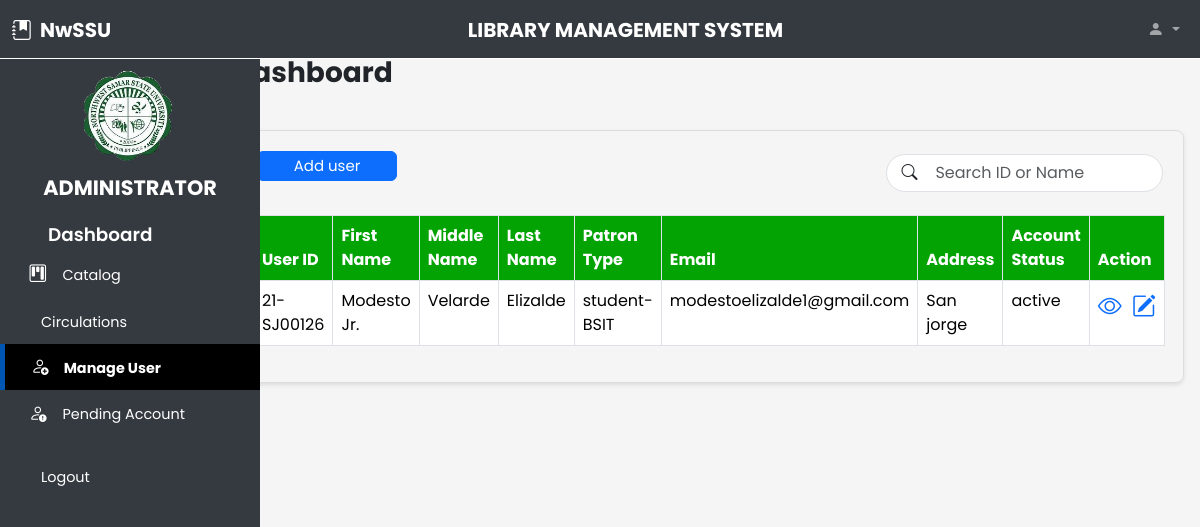
/admin_panel/Student_list.php (signed in), run on the app's committed database.
### tables this page shows
CREATE TABLE `user_info` (
  `id` int(50) NOT NULL,
  `user_id` varchar(50) NOT NULL,
  `first_name` varchar(250) NOT NULL,
  `middle_name` varchar(250) NOT NULL,
  `last_name` varchar(250) NOT NULL,
  `patron_type` varchar(250) NOT NULL,
  `email` varchar(300) NOT NULL,
  `address` varchar(300) NOT NULL,
  `password` varchar(250) NOT NULL,
  `images` varchar(300) DEFAULT NULL,
  `status` varchar(50) NOT NULL,
  `account_status` varchar(50) NOT NULL
);

### admin_panel/Student_list.php (the view, shortened to what this page needs)
<?php
include '../component-library/connect.php';
try {
    $conn = new PDO("mysql:host=$db_host;dbname=$db_name", $user_name, $user_password);
    $conn->setAttribute(PDO::ATTR_ERRMODE, PDO::ERRMODE_EXCEPTION);
} catch (PDOException $e) {
    die('Database connection failed: ' . $e->getMessage());
}
$query = $conn->query("SELECT * FROM user_info WHERE status = 'approved'");
$userinfo = $query->fetchAll(PDO::FETCH_ASSOC);
include '../admin_panel/side_nav.php';
?>
<!DOCTYPE html>
<html lang="en">
<head>
    <link href="https://cdn.jsdelivr.net/npm/bootstrap@5.3.3/dist/css/bootstrap.min.css" rel="stylesheet">
    <link rel="stylesheet" href="https://cdn.jsdelivr.net/npm/bootstrap-icons@1.11.3/font/bootstrap-icons.min.css">
    <link rel="stylesheet" href="../style/styleshitt.css">
    <link rel="stylesheet" href="https://cdn.jsdelivr.net/npm/sweetalert2@11/dist/sweetalert2.min.css">
</head>
<body>
    <div class="main p-3">
        <div class="container-fluid">
            <div class="row">
                <div class="col-md-10 fw-bold fs-3">
                    <p><span>Dashboard</span></p>
                </div>
            </div>
        </div>
        <div class="border-box">
            <div class="col-md-12 d-flex justify-content-between align-items-center mb-3">
                <button class="btn btn-primary custom-btn ms-3" data-bs-toggle="modal" data-bs-target="#addUserModal" onclick="openAddUserModal()">Add user</button>
                <div class="search-input-wrapper position-relative mb-1">
                    <i class="bi bi-search position-absolute" style="left: 15px; top: 50%; transform: translateY(-50%);"></i>
                    <input type="text" id="searchInput" placeholder="Search ID or Name" class="form-control control rounded-pill ps-5" onkeyup="searchUsers()">
                </div>
            </div>
            <div class="container mt-3">
                <table class="table table-bordered">
                    <thead class="thead-light">
                        <tr>
                            <th>User ID</th>
                            <th>First Name</th>
                            <th>Middle Name</th>
                            <th>Last Name</th>
                            <th>Patron Type</th>
                            <th>Email</th>
                            <th>Address</th>
                            <th>Account Status</th>
                            <th>Action</th>
                        </tr>
                    </thead>
                    <tbody id="userTableBody">
                        <?php foreach ($userinfo as $user): ?>
                            <tr>
                                <td><?php echo htmlspecialchars($user['user_id']); ?></td>
                                <td><?php echo htmlspecialchars($user['first_name']); ?></td>
                                <td><?php echo htmlspecialchars($user['middle_name']); ?></td>
                                <td><?php echo htmlspecialchars($user['last_name']); ?></td>
                                <td><?php echo htmlspecialchars($user['patron_type']); ?></td>
                                <td><?php echo htmlspecialchars($user['email']); ?></td>
                                <td><?php echo htmlspecialchars($user['address']); ?></td>
                                <td><?php echo htmlspecialchars($user['account_status']); ?></td>
                                <td class="action-column">
                                    <div class="icon-container">
                                        <a href="user_info.php?user_id=<?php echo urlencode($user['user_id']); ?>" class="view-btn">
                                            <i class="bi bi-eye icon-size" title="View Details"></i>
                                        </a>
                                        <a href="#" data-bs-toggle="modal" data-bs-target="#addUserModal" onclick="populateEditForm(<?php echo htmlspecialchars(json_encode($user)); ?>)">
                                            <i class="bi bi-pencil-square icon-size" title="Edit User"></i>
                                        </a>
                                    </div>
                                </td>
                            </tr>
                        <?php endforeach; ?>
                    </tbody>
                </table>
            </div>
        </div>
    </div>
</body>
</html>

### style/styleshitt.css (style rules this page uses)
a { text-decoration: none; }
body { font-family: 'Poppins', sans-serif; }
.main { margin-top: 3%; margin-left: 17%; min-height: calc(100vh); width: calc(83%); overflow-y: auto; transition: all 0.35s ease-in-out; background-color: whitesmoke; }
.form-control { padding-right: 2.5rem; }
.custom-btn { width: 110px; height: 32px; margin-bottom: 2%; font-size: 14px; }
.table thead th { background-color: rgb(3, 163, 3); color: white; font-weight: bold; border-bottom: #1979ca; }
.icon-container { display: flex; justify-content: center; align-items: center; gap: 10px; cursor: pointer; }
.icon-size { font-size: 1.5rem; }
.action-column { text-align: center; }
.custom-btn { width: 140px; height: 30px; font-size: 15px; display: flex; align-items: center; justify-content: center; }

### admin_panel/Student_list.php (style rules this page uses)
.border-box { border: 1px solid #ddd; padding: 20px; margin: 20px 0; border-radius: 8px; box-shadow: 0 2px 4px rgba(0, 0, 0, 0.1); }
.table thead th { background-color: rgb(3, 163, 3); color: white; font-weight: bold; border-bottom: #1979ca; }
.icon-container { display: flex; justify-content: center; align-items: center; gap: 10px; cursor: pointer; }
.icon-size { font-size: 1.5rem; }
.action-column { text-align: center; }
.custom-btn { width: 140px; height: 30px; font-size: 15px; display: flex; align-items: center; justify-content: center; }
.search-input-wrapper { width: 30%; }
.control { padding-left: 40px; }

### data on the page
user_info: user "21-SJ00126", first_name "Modesto Jr.", middle_name "Velarde", last_name "Elizalde", patron_type "student-BSIT", email "modestoelizalde1@gmail.com", address "San jorge", account_status "active"
